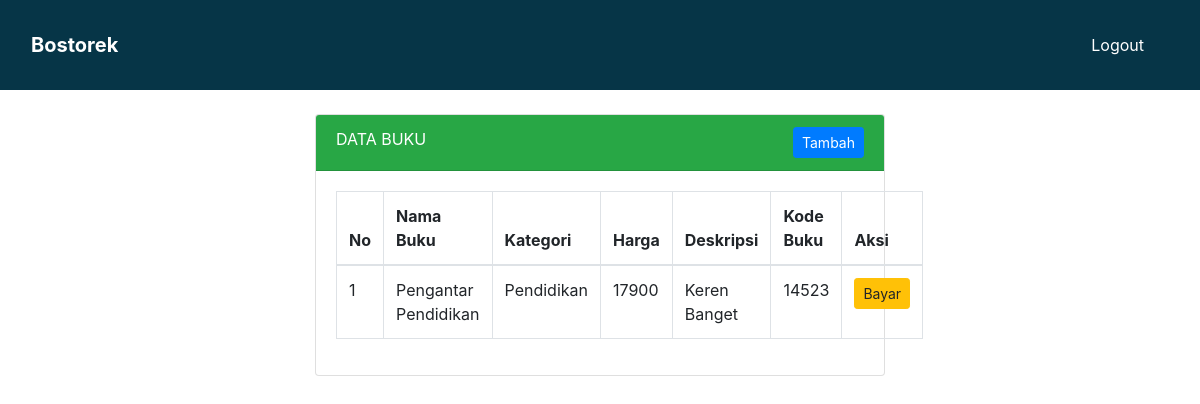
The app's page /login_pengguna/read_pembelian.php with its own data.
### tables this page shows
CREATE TABLE `tb_kategori` (
  `id` int(11) NOT NULL,
  `namabuku` varchar(100) NOT NULL,
  `kategori` varchar(100) NOT NULL,
  `harga` varchar(100) NOT NULL,
  `deskripsi` text NOT NULL,
  `kode_buku` varchar(100) NOT NULL
);

### login_pengguna/read_pembelian.php (the view, shortened to what this page needs)
<!DOCTYPE html>
<html>
<head>
  <link rel="stylesheet" type="text/css" href="../css/bootstrap.css" />
  <link href="../css/font-awesome.min.css" rel="stylesheet" />
  <link href="../css/style.css" rel="stylesheet" />
  <link href="../css/responsive.css" rel="stylesheet" />
</head>
<link rel="stylesheet" type="text/css" href="assets/css/bootstrap.min.css">
<body>
    <header class="header_section">
      <div class="container-fluid">
        <nav class="navbar navbar-expand-lg custom_nav-container ">
          <a class="navbar-brand" href="halaman_pengguna.php">
            <span>
              Bostorek
            </span>
          </a>
          <div class="collapse navbar-collapse" id="navbarSupportedContent">
            <ul class="navbar-nav">
              <li class="nav-item">
                <a class="nav-link" href="../logout.php">Logout</a>
              </li>
            </ul>
          </div>
        </nav>
      </div>
    </header>
	<div class="container col-md-6 mt-4">
		<div class="card">
			<div class="card-header bg-success text-white ">
				DATA BUKU <a href="halaman_pengguna.php" class="btn btn-sm btn-primary float-right">Tambah</a>
			</div>
			<div class="card-body">
				<table class="table table-bordered">
					<thead>
						<tr>
							<th>No</th>
							<th>Nama Buku</th>
							<th>Kategori</th>
							<th>Harga</th>
							<th>Deskripsi</th>
              <th>Kode Buku</th>
              <th>Aksi</th>
						</tr>
					</thead>
					<tbody>
						<?php
							include('../koneksi.php');
							$datas = mysqli_query($koneksi, "select * from tb_kategori") or die(mysqli_error($koneksi));
							$no = 1;
							while($row = mysqli_fetch_assoc($datas)) {
						?>
					<tr>
						<td><?= $no; ?></td>
						<td><?= $row['namabuku'];  ?></td>
						<td><?= $row['kategori'];?></td>
						<td><?= $row['harga']; ?></td>
						<td><?= $row['deskripsi']; ?></td>
						<td><?= $row['kode_buku']; ?></td>
            <td>
								<a href="pembayaran.php" class="btn btn-sm btn-warning">Bayar</a>
						</td>
					</tr>
						<?php $no++; } ?>
					</tbody>
				</table>
			</div>
		</div>
	</div>
</body>
</html>

### css/style.css (style rules this page uses)
body { font-family: 'Mulish', sans-serif; color: #0c0c0c; background-color: #ffffff; overflow-x: hidden; }
a, a:hover, a:focus { text-decoration: none; }
.btn, .btn:focus { outline: none !important; -webkit-box-shadow: none; box-shadow: none; }
.header_section { background-color: #063547; padding: 15px 0; }
.navbar-brand { padding: 0; margin: 0; color: #000000; font-size: 24px; font-weight: bold; }
.navbar-brand span { color: #ffffff; }
.custom_nav-container { padding: 0; }
.custom_nav-container .navbar-nav { margin-left: auto; }
.custom_nav-container .navbar-nav .nav-item .nav-link { padding: 10px 25px; color: #ffffff; text-align: center; }

### css/responsive.css (style rules this page uses)
@media (min-width: 1200px) { .container { max-width: 1170px; } }

### records on screen
tb_kategori: namabuku "Pengantar Pendidikan", kategori "Pendidikan", harga "17900", deskripsi "Keren Banget", kode_buku "14523"
